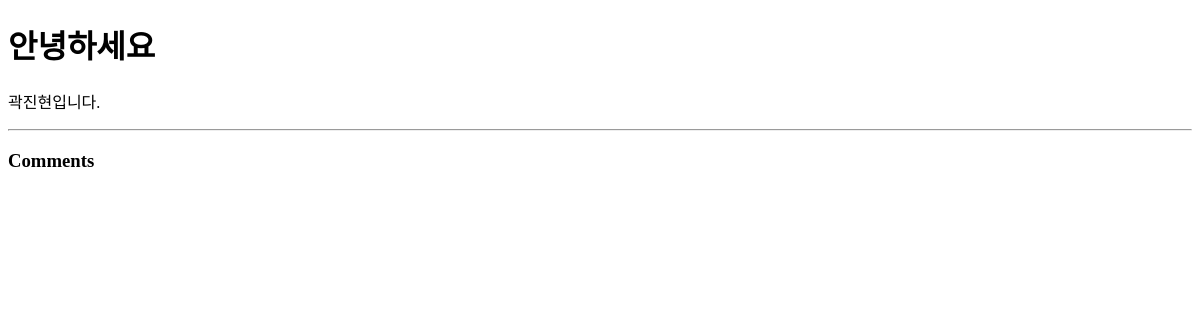
Page /blog/2/ on the earlier database version.
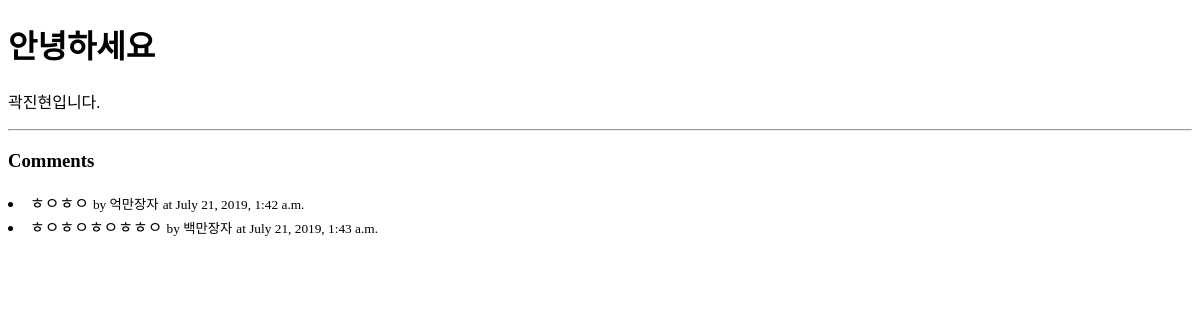
Same page on the later database version.
### blog/models.py (models this page shows)
class Comment(models.Model):
    post = models.ForeignKey(Post, on_delete=models.CASCADE) #Post가 삭제되면 연결된 다수의 post를 모두 삭제해주겠다.
    author = models.CharField(max_length=20)
    message = models.TextField()
    created_at = models.DateTimeField(auto_now_add=True)
    updated_at = models.DateTimeField(auto_now=True)

### blog/views.py (the view)
# urls.py: path('<int:id>/', views.post_detail, name='post_detail')
def post_detail(request, id):
    post = get_object_or_404(Post, id=id)  #지정 Record가 없는 것은 서버오류(500)가 아니므로 404오류로 바꿔줘야 한다.
    return render(request, 'blog/post_detail.html', {
        'post':post,
    })

### blog/templates/blog/post_detail.html (shortened to what this page needs)
<!DOCTYPE html>
<html lang="en">
<head>
</head>
<body>
    <h1>{{ post.title }}</h1>
    {{ post.content|linebreaks }}
    <hr/>
    <h3>Comments</h3>
    {% for comment in post.comment_set.all %}
        <li>
            {{ comment.message }}
            <small>by {{ comment.author }}</small>
            <small>at {{ comment.updated_at }}</small>
        </li>
    {% endfor %}
</body>
</html>

Differences in the rows shown:
added Comment: message "ㅎㅇㅎㅇ", author "억만장자", updated_at "July 21, 2019, 1:42 a.m."
added Comment: message "ㅎㅇㅎㅇㅎㅇㅎㅎㅇ", author "백만장자", updated_at "July 21, 2019, 1:43 a.m."
